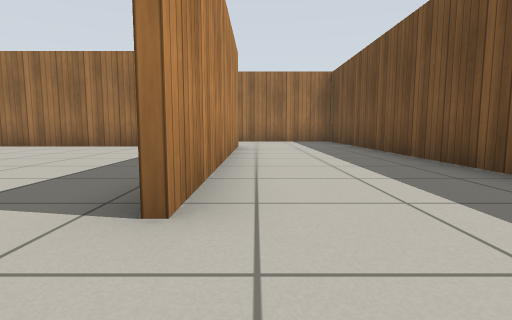
[1] (above)

17 first-person views from a walk through a robot-simulator world made for Gazebo. The camera is 0.5 m above the floor, tilts 6° down and sees 80° across. The floor is counted in squares, 1 m on a side. Each view is taken from the middle of a square. On the plan, view 1 faces up. The plan holds only what a view shows up to about 9 squares ahead; the rest is blank. Gazebo's built-in surfaces are drawn with simple patterns.

[2]
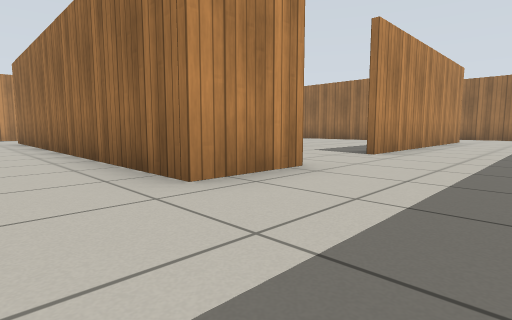

[3]
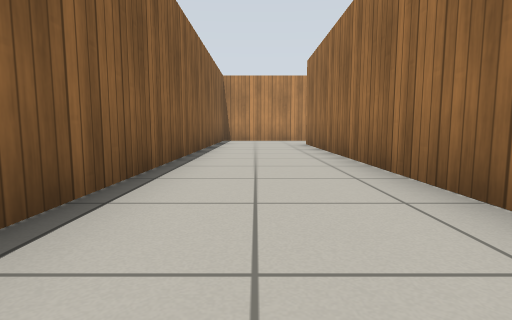

[4]
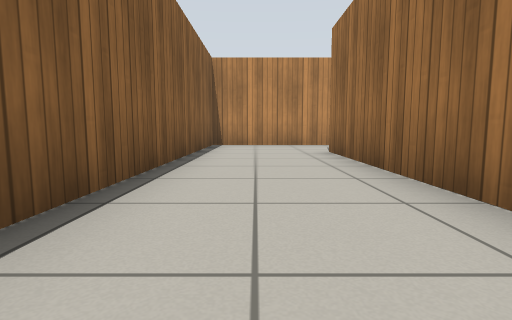

[5]
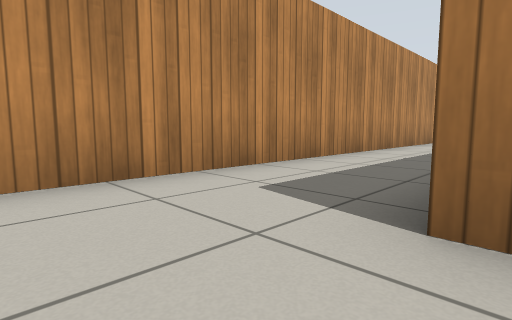

[6]
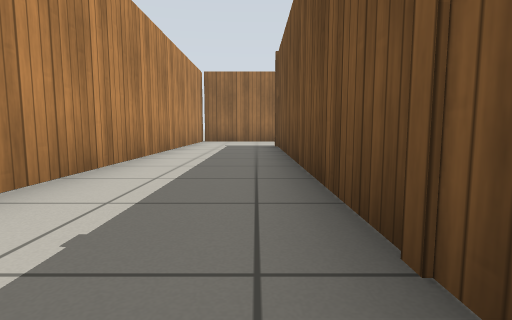

[7]
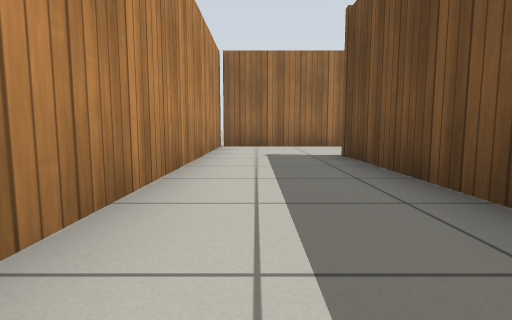

[8]
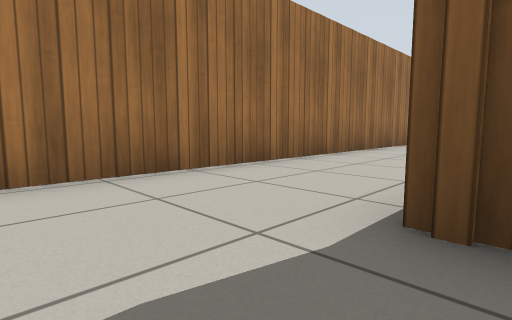

[9]
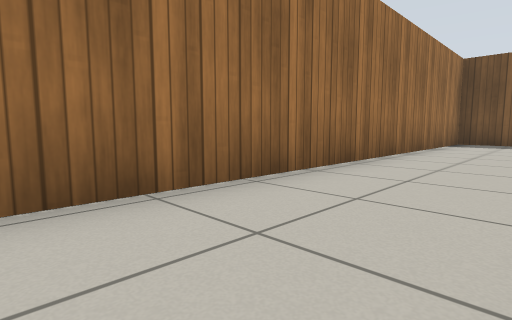

[10]
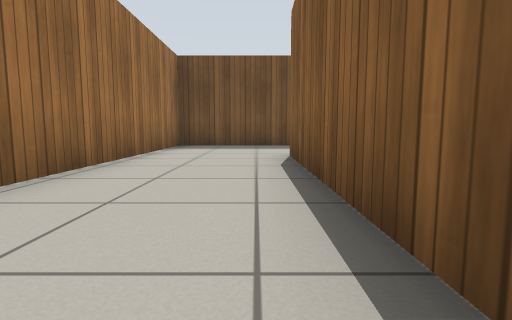

[11]
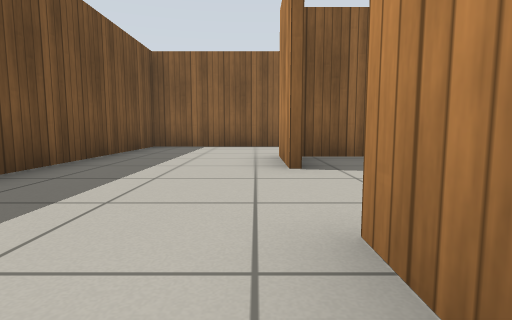

[12]
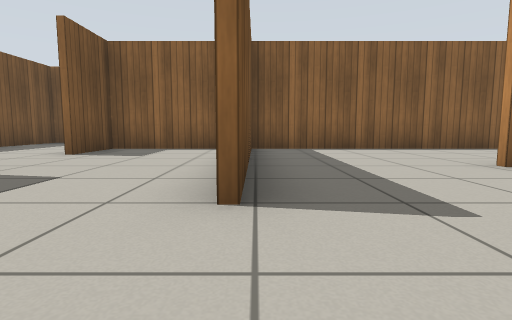

[13]
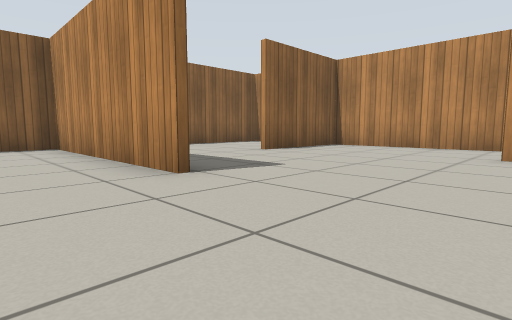

[14]
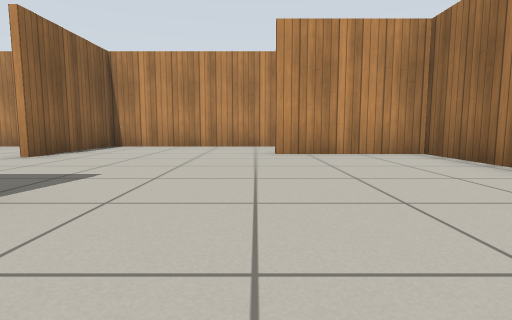

[15]
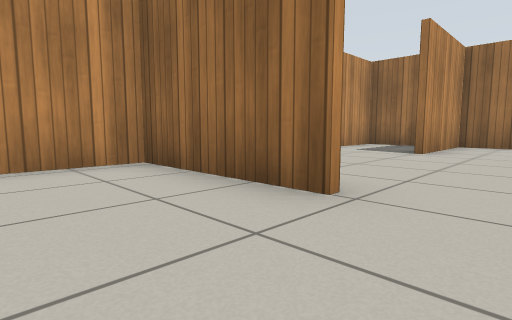

[16]
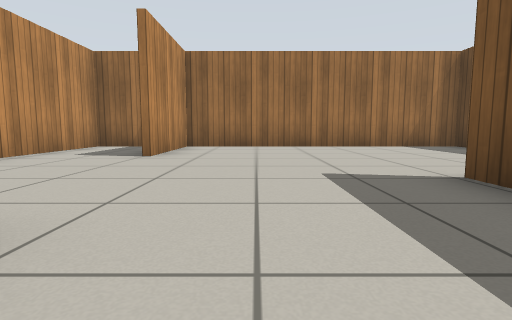

[17]
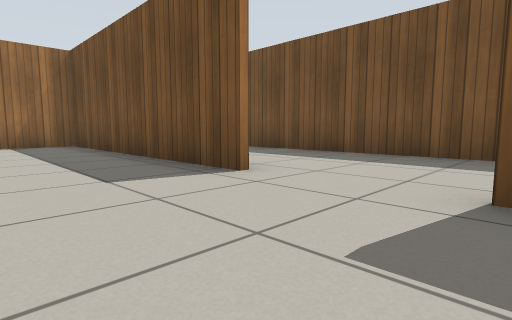

### Floor plan
Points are (right, up) in squares from view 1. A wall is a line through its corners. A room is listed if a view was taken in it or the views show most of it. See-through windows are left out.
Room 1 (views 1, 2, 3, 4, 5, 6, 7, 8, 9, 10, 11)
walls: (-0.5, -0.6) (-0.5, -2.5) (-10.5, -2.5); (-0.8, -5.3) (2.7, -5.3) (2.7, 11.2) (-13, 11.2) (-13, -5.3) (-2.4, -5.3); (-5.4, 8.4) (-0.5, 8.4) (-0.5, 1.6); (-10.4, 0.6) (-10.4, 8.6)
ways out: opening at (-1, 0.5) to room 3
Room 2 (views 12, 13, 14, 15, 16)
walls: (-7.1, 1) (-10.3, 1) (-10.3, -2); (-3.7, 3.1) (-3.7, 1.4); (-3.9, -1.9) (-3.9, 3.1); (-0.6, 1.6) (-0.6, 8.2) (-7.9, 8.2) (-7.9, 5.4); (-8.9, 8.2) (-10.3, 8.2) (-10.3, 1.1) (-7.1, 1.1); (-9.9, -2.3) (-3.9, -2.3)
ways out: opening at (-2.5, 2.5) to room 3
Room 3 (view 17)
walls: (-3.7, 1.4) (-3.7, -2.3) (-0.6, -2.3) (-0.6, -0.6)
ways out: opening at (-1, 0.5) to room 1; opening at (-2.5, 2.5) to room 2

Positions as (right, up) in squares from view 1, and headings:
1: (0, 0), facing up
2: (2, -4), facing up-left
3: (-1, -4), facing left
4: (-4, -4), facing left
5: (-10, -4), facing up-left
6: (-11, 0), facing up
7: (-12, 3), facing up
8: (-12, 8), facing up-right
9: (-8, 9), facing up-right
10: (-6, 9), facing right
11: (0, 3), facing down
12: (-4, 5), facing down
13: (-2, 6), facing down-left
14: (-2, 5), facing left
15: (-6, -1), facing up-left
16: (-6, 0), facing up
17: (-3, -1), facing up-right
